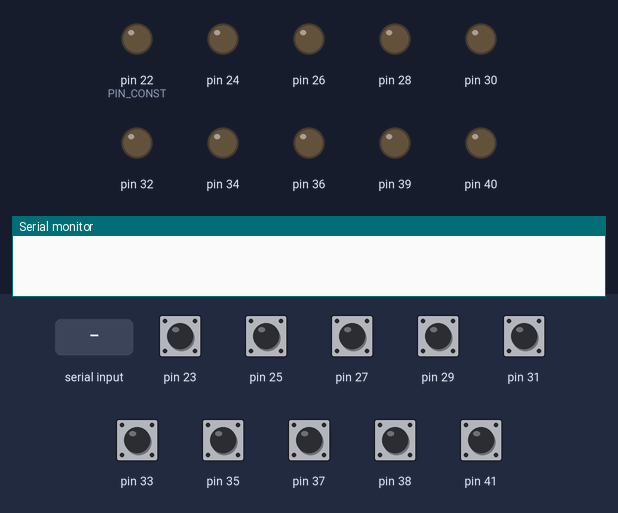
A sketch run on a simulated Arduino Mega 2560, built with avr-gcc and run on an emulated ATmega2560. On the bench: output pins drawn as LEDs (lit = HIGH), the last lines printed to the serial monitor. Inputs (shaded band) come from the test bench; at power-on: pin 23, pin 25, pin 27, pin 29, pin 31, pin 33, pin 35, pin 37, pin 38, pin 41 HIGH.

Above: at 1.2 s.
1.3 s: pin 41 pulled LOW for 0.15 s
At 1.37 s:
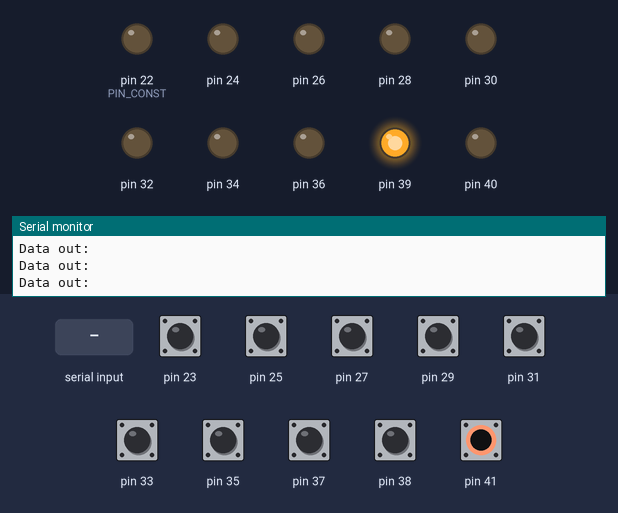
2.9 s: "1" received over Serial
At 3.3 s:
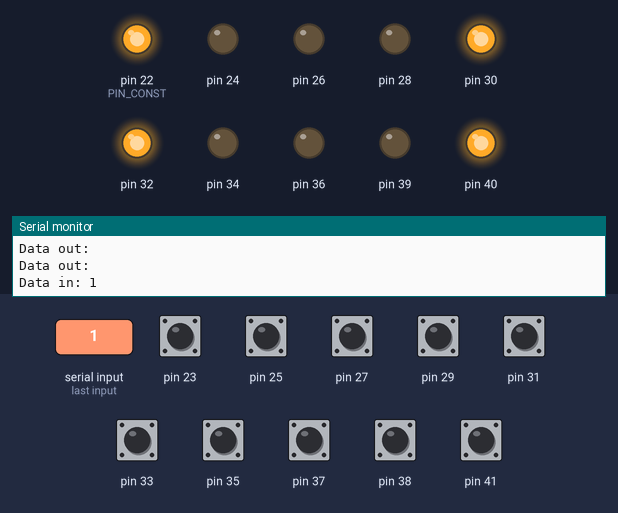
4.4 s: pin 38 pulled LOW for 0.15 s
At 5.6 s:
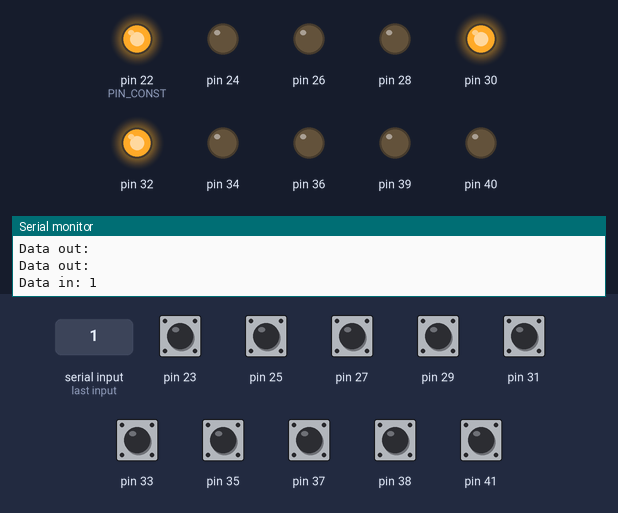
6.0 s: "0" received over Serial
At 6.9 s:
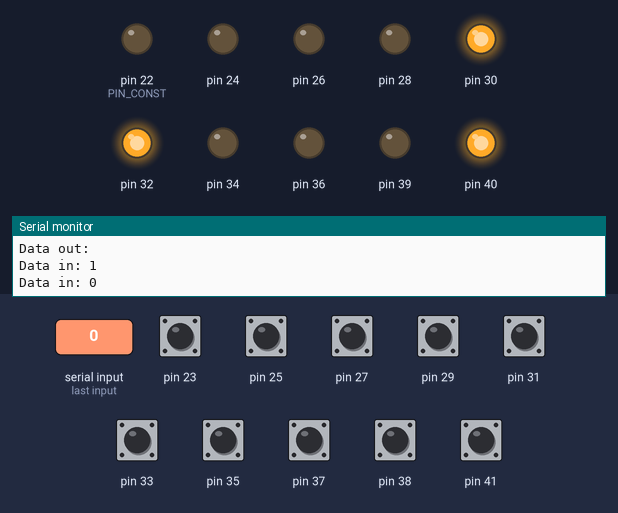
7.5 s: pin 38 pulled LOW for 1 s
At 8.0 s:
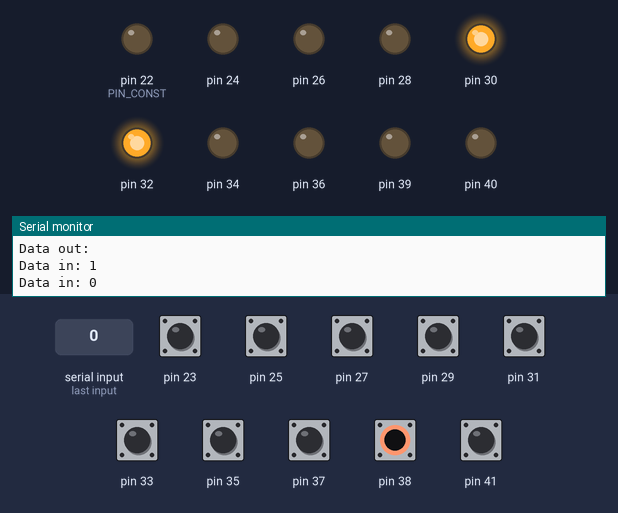
10.0 s: pin 41 pulled LOW for 1 s
At 10.8 s:
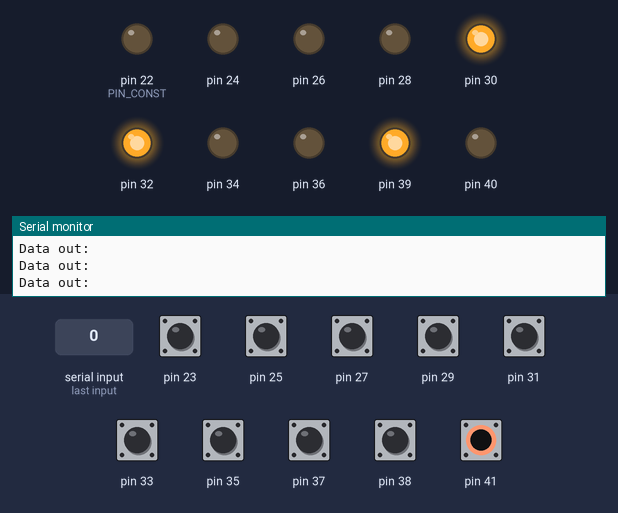
Timing chart, 0 to 13.0 s (numbered marks = the images above; inputs shaded):
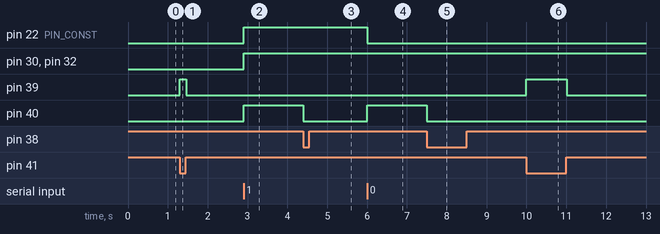

Measured:
- after the input at 1.3 s, pin 39: LOW → HIGH at once, → LOW 0.16 s later
- after the input at 2.9 s, pin 22 (PIN_CONST), pin 30, pin 32, pin 40: LOW → HIGH at once
- after the input at 4.4 s, pin 40: HIGH → LOW at once
- after the input at 6.0 s, pin 22 (PIN_CONST): HIGH → LOW at once; pin 40: LOW → HIGH at once
- after the input at 7.5 s, pin 40: HIGH → LOW at once
- after the input at 10.0 s, pin 39: LOW → HIGH at once, → LOW 1.0 s later

The sketch:

device_arduino.ino
```cpp
#define KB_PINS 10
#define WRITE_OK PIN_CONST + (KB_PINS - 2)*2 //38
#define WRITE_EN PIN_CONST + (KB_PINS - 1)*2 //40
#define PIN_CONST 22

#define READ_OK PIN_CONST + (KB_PINS - 2)*2 + 1 //39
#define READ_EN PIN_CONST + (KB_PINS - 1)*2 + 1 //41
/*
Idea to use Serial.available() for the keyboard came from reading the documentation (Arduino, n.d.).

Reference:
Arduino. (n.d.). Serial.available(). Retrieved November 30, 2023, from
  https://www.arduino.cc/reference/en/language/functions/communication/serial/available/
*/

int val_in;
int val_out;
int kb_pins_arr[KB_PINS];
int scr_pins_arr[KB_PINS];

  char test_str[50];

void setup() {
  // put your setup code here, to run once:
    Serial.begin(9600);
    int j = 0;

    for(int i = 0; i < KB_PINS; i++)
    {
      kb_pins_arr[i] = PIN_CONST + j;
      pinMode(kb_pins_arr[i], OUTPUT);
      digitalWrite(kb_pins_arr[i], LOW);
      j = j + 2;
    }
    pinMode(WRITE_OK, INPUT_PULLUP);
    j = 1;
     for (int i = 0; i < KB_PINS; i++)
     {
      scr_pins_arr[i] = PIN_CONST + j;
      pinMode(scr_pins_arr[i], INPUT_PULLUP);
      j = j + 2;
     }
     pinMode(READ_OK, OUTPUT);
     digitalWrite(READ_OK, LOW);
}

char prnt_str[50];
void loop() {

   // kb
   //send data only when you receive data:
   if (!digitalRead(WRITE_OK))
   {
     digitalWrite(WRITE_EN, LOW);
   }
   if (Serial.available() > 0) {
     // read the incoming byte:
     val_in = Serial.read();
     for (int i = 0; i < 8; i++)
     {
       if ((val_in >> i) & 1)
       {
         digitalWrite(kb_pins_arr[i], HIGH);
       }
       else
       {
         digitalWrite(kb_pins_arr[i], LOW);
       }
     }
     digitalWrite(WRITE_EN, HIGH);
    //uncomment below for binary debug print
    //  Serial.print(val_in, BIN);
     sprintf(prnt_str, "Data in: %c", val_in);
     Serial.println(prnt_str);
   }

//  scr
  if (!digitalRead(READ_EN)) {
    for (int i = 0; i < 8; i++) {
      val_out = (val_out) | (!digitalRead(scr_pins_arr[i]) << i);
    }
    digitalWrite(READ_OK, HIGH);
    //uncomment below for binary debug print
    // Serial.println(val_out, BIN);
      sprintf(prnt_str, "Data out: %c", val_out);
      Serial.println(prnt_str);
  }
  else
  {
    digitalWrite(READ_OK, LOW);
    val_out = 0;
  }
}
```
